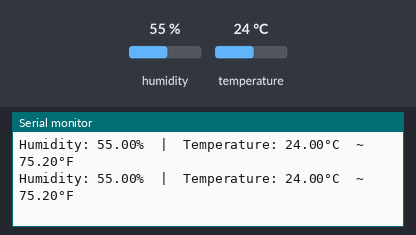
This sketch was run on a simulated ESP32. On the bench: the last lines printed to the serial monitor. Inputs (shaded band) come from the test bench; at power-on: humidity 55 %, temperature 24 °C.

Above: at 2.8 s.
2.9 s: humidity set to 22 %
At 5.0 s:
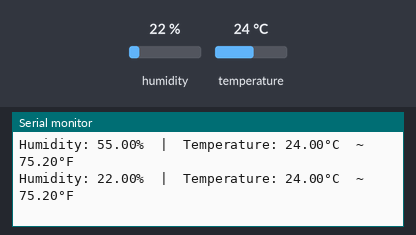
5.6 s: temperature set to 12 °C
At 6.7 s:
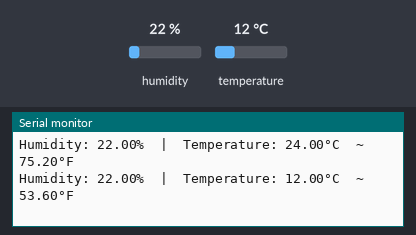
8.3 s: humidity set to 40 %
At 11.4 s:
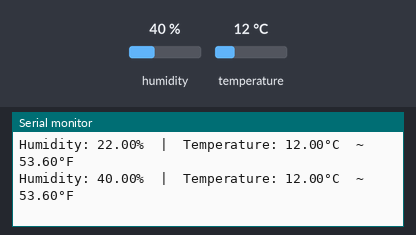
Timing chart, 0 to 12.9 s (numbered marks = the images above; inputs shaded):
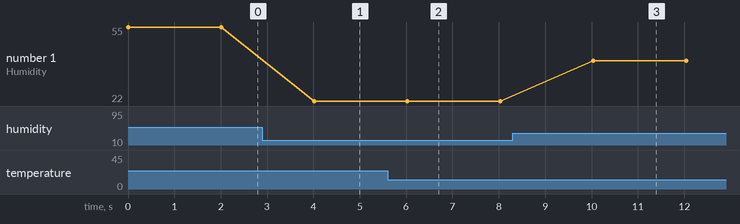

Measured:
- after the input at 2.9 s, the serial monitor: prints a new line after 1.1 s (image 1)
- after the input at 5.6 s, the serial monitor: prints a new line after 0.42 s (image 2)
- after the input at 8.3 s, the serial monitor: prints a new line after 1.7 s (image 3)
- plotted number 1: 55 → 22 after the input at 2.9 s, 22 → 40 after the input at 8.3 s

The sketch:

dht22.ino
```cpp
/*
 * This ESP32 code is created by esp32io.com
 *
 * This ESP32 code is released in the public domain
 *
 * For more detail (instruction and wiring diagram), visit https://esp32io.com/tutorials/esp32-dht22
 */

#include <DHT.h>
#define DHT22_PIN  21 // ESP32 pin GPIO21 connected to DHT22 sensor

DHT dht22(DHT22_PIN, DHT22);

void setup() {
  Serial.begin(9600);
  dht22.begin(); // initialize the DHT22 sensor
}

void loop() {
  // read humidity
  float humi  = dht22.readHumidity();
  // read temperature in Celsius
  float tempC = dht22.readTemperature();
  // read temperature in Fahrenheit
  float tempF = dht22.readTemperature(true);

  // check whether the reading is successful or not
  if ( isnan(tempC) || isnan(tempF) || isnan(humi)) {
    Serial.println("Failed to read from DHT22 sensor!");
  } else {
    Serial.print("Humidity: ");
    Serial.print(humi);
    Serial.print("%");

    Serial.print("  |  ");

    Serial.print("Temperature: ");
    Serial.print(tempC);
    Serial.print("°C  ~  ");
    Serial.print(tempF);
    Serial.println("°F");
  }

  // wait a 2 seconds between readings
  delay(2000);
}
```
